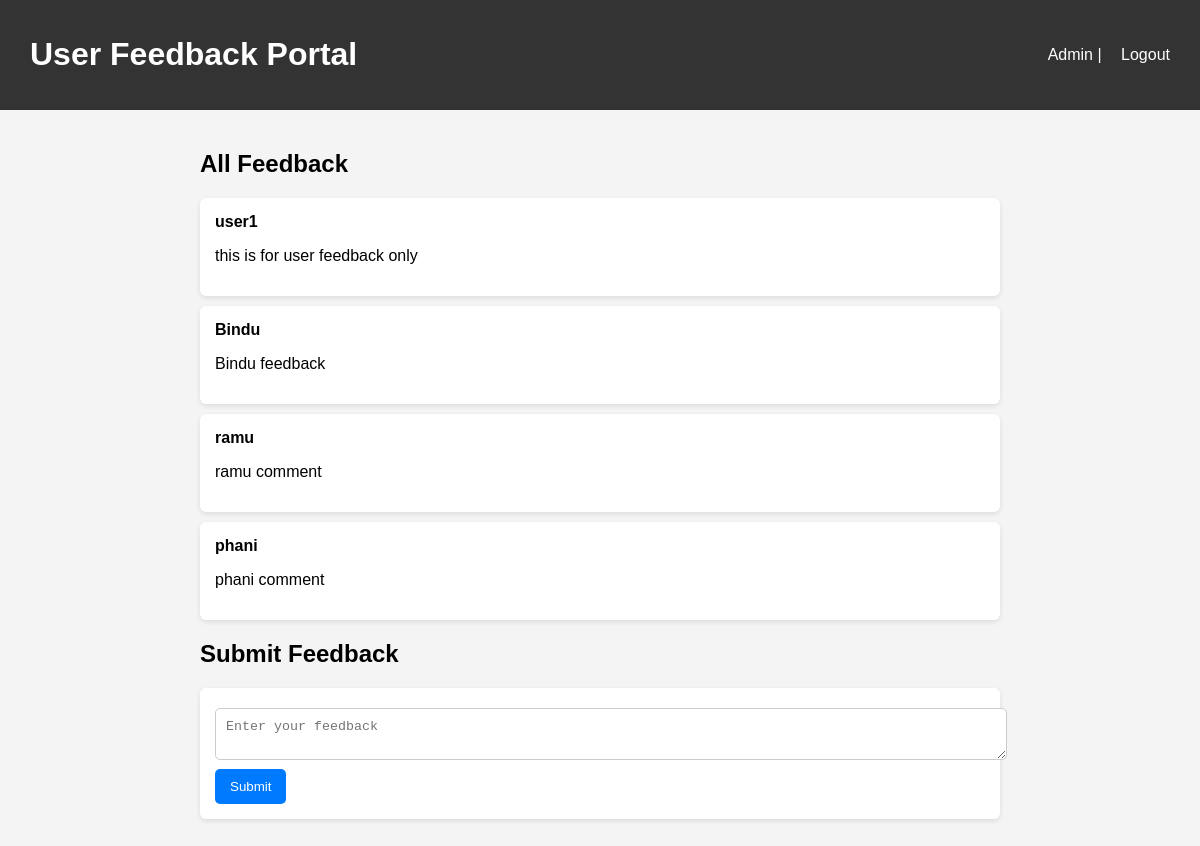
/ (signed in), run on an earlier commit of the app's database.
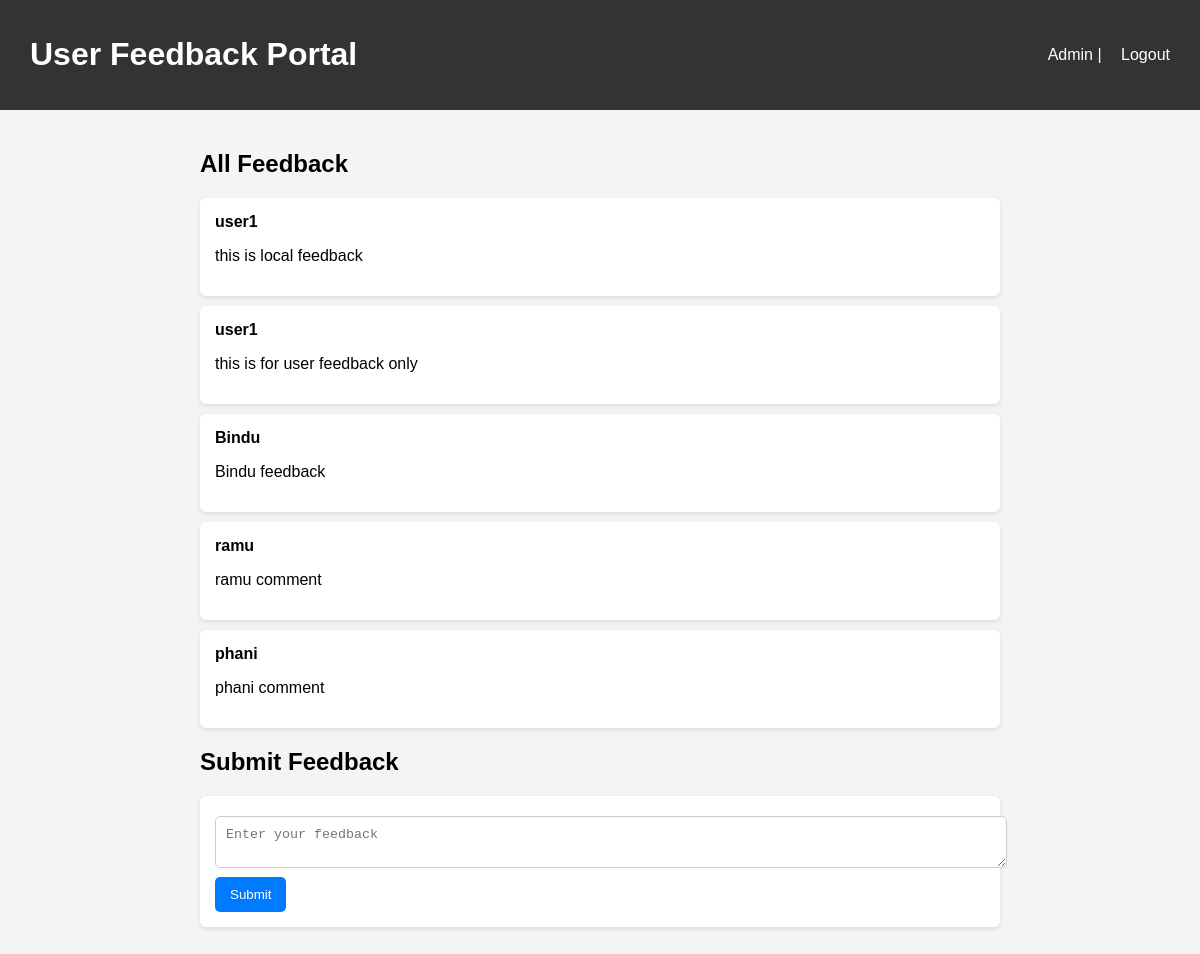
And on a later commit of the database.
### tables this page shows
CREATE TABLE feedback (
        id INTEGER PRIMARY KEY AUTOINCREMENT,
        username TEXT NOT NULL,
        message TEXT NOT NULL
    );

### app.py (the view, shortened to what this page needs)
@app.route("/", methods=["GET", "POST"])
def index():
    if "username" not in session:
        return redirect("/login")
    username = session["username"]
    role = session["role"]
    with sqlite3.connect(DB_PATH) as conn:
        if role == "admin":
            feedbacks = conn.execute(
                "SELECT username, message FROM feedback ORDER BY id DESC"
            ).fetchall()
        else:
            feedbacks = []  # Users do not see other feedback
    return render_template("index.html", feedbacks=feedbacks, role=role, username=username)

### templates/index.html (shortened to what this page needs)
<!DOCTYPE html>
<html lang="en">
<head>
</head>
<body>
    <header>
        <h1>User Feedback Portal</h1>
        <div class="nav-menu">
            {% if role == 'admin' %}
                Admin | <a href="/logout">Logout</a>
            {% else %}
                {{ username }} | <a href="/logout">Logout</a>
            {% endif %}
        </div>
    </header>
    <main>
        {% if role == 'admin' %}
            <h2>All Feedback</h2>
            {% for fb in feedbacks %}
                <div class="feedback">
                    <strong>{{ fb[0] }}</strong>
                    <p>{{ fb[1] }}</p>
                </div>
            {% else %}
                <p>No feedback yet.</p>
            {% endfor %}
        {% endif %}
        <h2>Submit Feedback</h2>
        <form method="POST">
            <textarea name="message" placeholder="Enter your feedback" required></textarea>
            <button type="submit">Submit</button>
        </form>
    </main>
</body>
</html>

What changed in the data, as far as the page shows it:
added feedback: username "user1", message "this is local feedback"
